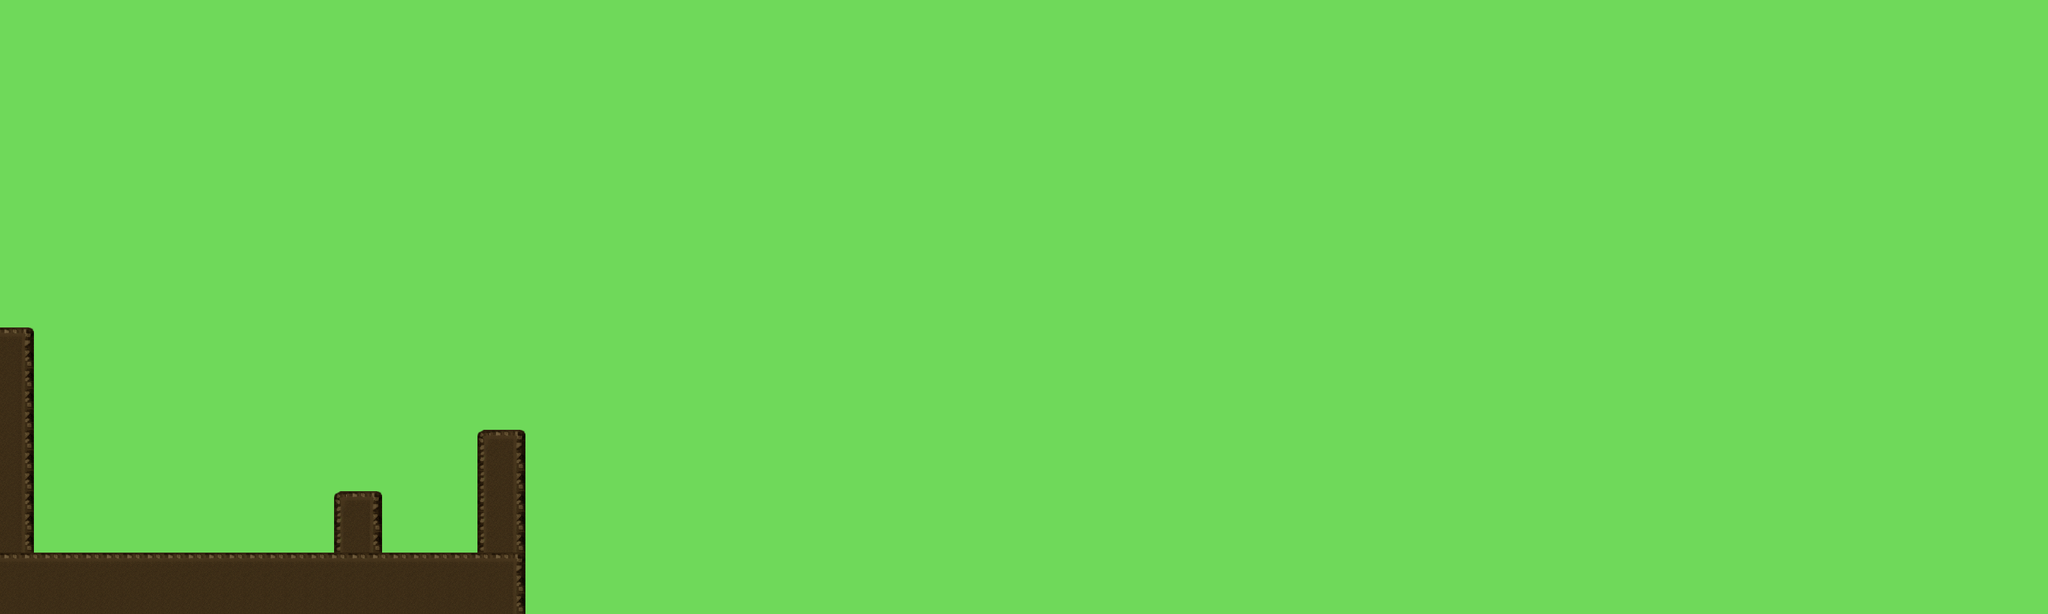

Below is a game level as drawn by its tile map, then a one-line description and the .tmx that defines it (tile-layer data replaced by summaries):
An orthogonal 100x30 tile map with 32x32 px tiles, 3 tile layers (background1, background2, background3) and 6 objects (character, blockSpider).

<map version="1.0" orientation="orthogonal" width="100" height="30" tilewidth="32" tileheight="32">
 <tileset firstgid="1" name="sol.png" tilewidth="32" tileheight="32">
  <image source="../img/sol.png" width="256" height="320" />
 </tileset>
 <layer name="background1" width="100" height="30">
  <data>[3000 cells, 3000 non-empty, 1 distinct tile ids]</data>
 </layer>
 <layer name="background2" width="100" height="30">
  <data>[3000 cells, 61 non-empty, 6 distinct tile ids]</data>
 </layer>
 <layer name="background3" width="100" height="30">
  <data>[3000 cells, 78 non-empty, 4 distinct tile ids]</data>
 </layer>
 <objectgroup name="fixed" width="100" height="30">
  <object x="5" y="512">
   <polygon points="0,0 47,0 47,431 -4,427" />
  </object>
  <object x="36" y="863">
   <polygon points="0,0 785,3 785,93 0,88" />
  </object>
  <object x="748" y="670">
   <polygon points="0,0 0,227 75,227 72,2" />
  </object>
  <object x="523" y="770">
   <polygon points="0,0 -1,100 74,103 73,-2" />
  </object>
 </objectgroup>
 <objectgroup name="objets" width="100" height="30">
  <object type="character" x="160" y="699" />
  <object type="blockSpider" x="544" y="704" width="32" height="32" />
 </objectgroup>
</map>
